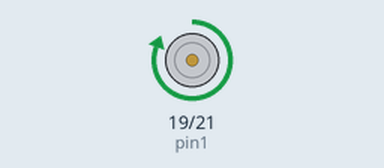
Recording of a program running on a simulated Raspberry Pi (header pin numbers). Parts: motor-driver pin pairs drawn as motors (green arrow = first pin HIGH = forward, orange = second pin HIGH = backward, longer = more drive). What the program prints to the terminal is not drawn.

Above: at 0.1 s.
Timing chart, 0 to 3.0 s (numbered marks = the images above):
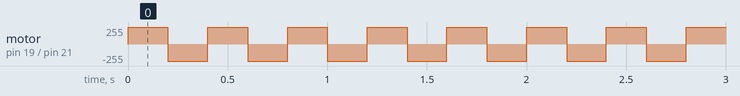

The program:

Motor1.py
```python
# Motor1.py
# Leds/Motor at pin 19/21

import RPi.GPIO as GPIO
import time

# LED/Motor pins
pin1 = 19
pin2 = 21

print "starting"

# Use physical pin numbers
GPIO.setmode(GPIO.BOARD)
GPIO.setwarnings(False)

GPIO.setup(pin1, GPIO.OUT)
GPIO.setup(pin2, GPIO.OUT)
while True:
    GPIO.output(pin1, GPIO.HIGH)
    GPIO.output(pin2, GPIO.LOW)
    time.sleep(0.2)
    GPIO.output(pin1, GPIO.LOW)
    GPIO.output(pin2, GPIO.HIGH)
    time.sleep(0.2)
```

Measured:
- by itself, motor on pin 19 (pin1) / pin 21 (pin2): alternates forward 255/255 for 0.20 s and backward 255/255 for 0.20 s
